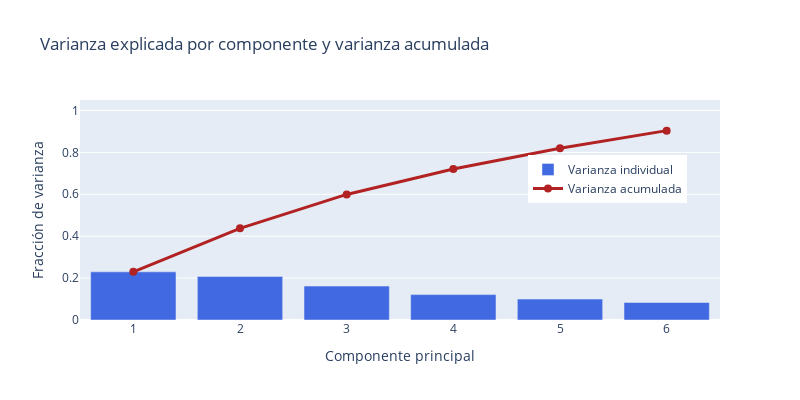

This figure's notebook cell:
### Code cell
# Calcular la varianza explicada y la varianza acumulada
explained_var = pca_3d.explained_variance_ratio_
cum_var = np.cumsum(explained_var)
components = np.arange(1, len(explained_var)+1)

# Gráfico Plotly
fig_var = go.Figure()

# Varianza explicada por componente
fig_var.add_trace(go.Bar(
    x=components,
    y=explained_var,
    name='Varianza individual',
    marker_color='royalblue'
))

# Varianza acumulada
fig_var.add_trace(go.Scatter(
    x=components,
    y=cum_var,
    name='Varianza acumulada',
    mode='lines+markers',
    line=dict(color='firebrick', width=3),
    marker=dict(size=8)
))

fig_var.update_layout(
  title='Varianza explicada por componente y varianza acumulada',
  xaxis_title='Componente principal',
  yaxis_title='Fracción de varianza',
  yaxis=dict(range=[0,1.05]),
  legend=dict(x=0.7, y=0.75),
  width=800,
  height=400
)

fig_var.show()

### Figure 1 — Plotly figure (JSON) as saved in the notebook; plotly's stock layout.template omitted (floating-point values rounded to 4 significant figures)
{"data": [{"marker": {"color": "royalblue"}, "name": "Varianza individual", "type": "bar", "x": [1, 2, 3, 4, 5, 6], "y": [0.2297, 0.2078, 0.1618, 0.1211, 0.09967, 0.08366]}, {"line": {"color": "firebrick", "width": 3}, "marker": {"size": 8}, "mode": "lines+markers", "name": "Varianza acumulada", "type": "scatter", "x": [1, 2, 3, 4, 5, 6], "y": [0.2297, 0.4375, 0.5994, 0.7205, 0.8202, 0.9038]}], "layout": {"height": 400, "legend": {"x": 0.7, "y": 0.75}, "title": {"text": "Varianza explicada por componente y varianza acumulada"}, "width": 800, "xaxis": {"title": {"text": "Componente principal"}}, "yaxis": {"range": [0, 1.05], "title": {"text": "Fracción de varianza"}}}}
